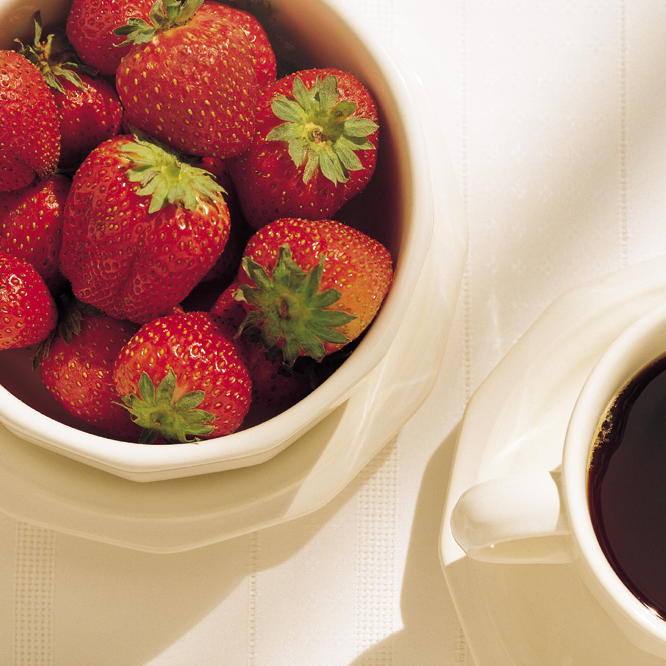
#> input picture Fig0630(01)(strawberries_fullcolor).tif, 666 x 666 px
$ python 'Segmentação.py'
#> lines starting #> are read from the running program, lines starting #| are printed output that depends on the picture; after the words box and inside, x2 and y2 are one past the last pixel; in counts of white or black regions, pixels touching at a corner belong together
#SEGMENTAÇÃO
import cv2
import numpy as np

image = cv2.imread('Fig0630(01)(strawberries_fullcolor).tif')
#> image is the input picture: shape (666, 666, 3); mean B, G, R 126.5, 145.9, 186.3
hsv = cv2.cvtColor(image, cv2.COLOR_BGR2HSV)
#> hsv: shape (666, 666, 3); mean H, S, V 49.2, 99, 186.3
blur = cv2.medianBlur(hsv ,11)
#> blur: shape (666, 666, 3); mean H, S, V 50.6, 99.4, 186.5

lower = np.array([0,87,83])
upper = np.array([179,255,247])

mask = cv2.inRange(hsv, lower, upper)
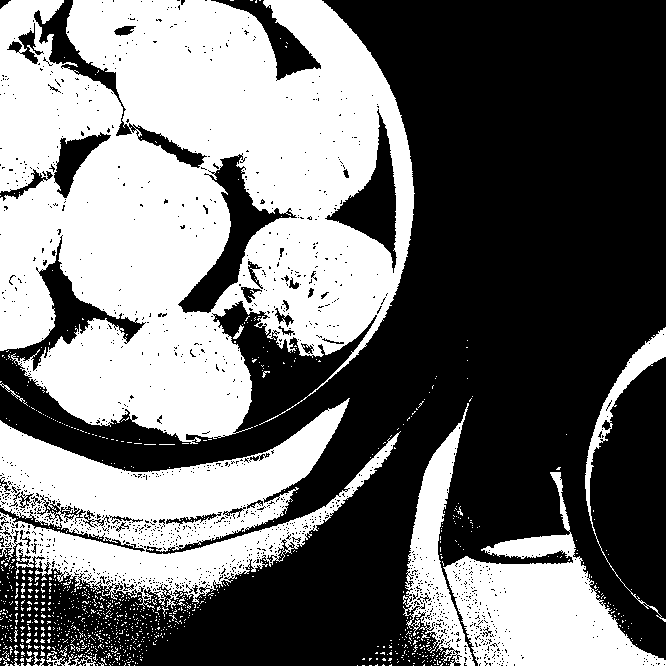
#> mask: shape (666, 666); 43.9% white; 1068 white regions (1048 under 20 px), largest, box (x1, y1, x2, y2) and area: (0, 0, 415, 444) 129561, (0, 398, 401, 609) 35110, (443, 472, 666, 666) 17371
res = cv2.bitwise_and(image,image, mask= mask)
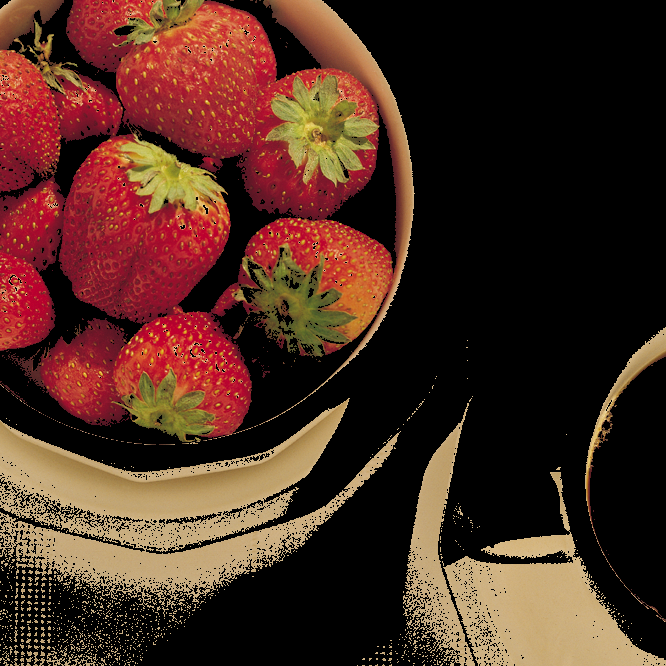
#> res: shape (666, 666, 3); mean B, G, R 32.4, 43.6, 75.4

cv2.imwrite('resultado.jpg', res)
